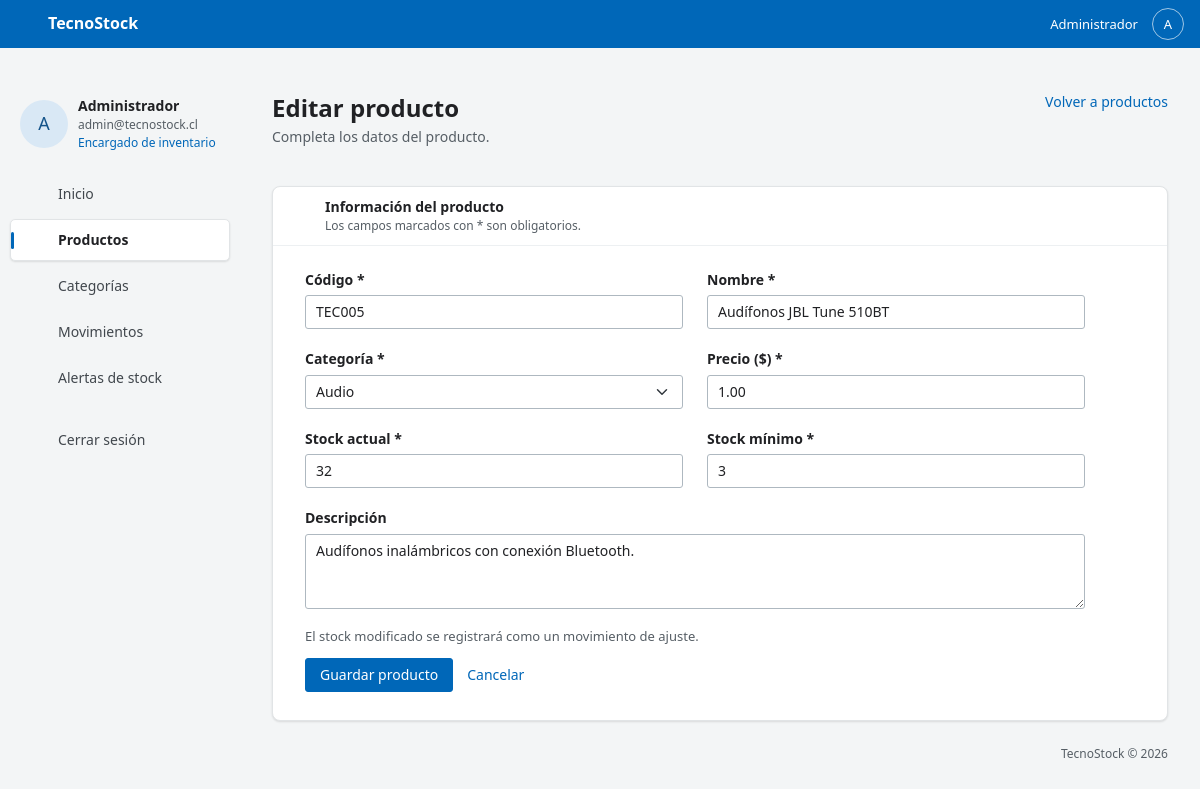
/producto_form.php?id=5 (signed in), run on the app's committed database.
### tables this page shows
CREATE TABLE `usuarios` (
  `id_usuario` int(11) NOT NULL,
  `nombre` varchar(100) NOT NULL,
  `correo` varchar(120) NOT NULL,
  `clave` varchar(255) NOT NULL,
  `estado` tinyint(1) NOT NULL DEFAULT 1
);

CREATE TABLE `productos` (
  `id_producto` int(11) NOT NULL,
  `codigo` varchar(20) NOT NULL,
  `nombre` varchar(100) NOT NULL,
  `descripcion` varchar(255) DEFAULT NULL,
  `precio` decimal(10,2) NOT NULL,
  `stock_actual` int(11) NOT NULL DEFAULT 0,
  `stock_minimo` int(11) NOT NULL DEFAULT 0,
  `estado` tinyint(1) NOT NULL DEFAULT 1,
  `fecha_registro` timestamp NULL DEFAULT current_timestamp(),
  `id_categoria` int(11) NOT NULL
);

CREATE TABLE `categorias` (
  `id_categoria` int(11) NOT NULL,
  `nombre` varchar(60) NOT NULL,
  `descripcion` varchar(255) DEFAULT NULL,
  `estado` tinyint(1) NOT NULL DEFAULT 1
);

### producto_form.php (the view, shortened to what this page needs)
<?php
require __DIR__.'/comun.php';
$seccion='productos'; $id=entero(entrada($_GET,'id'),1); $editar=isset($_GET['id']); $tituloPagina=$editar?'Editar producto':'Registrar producto'; $error=''; $listo=true;
$datos=['codigo'=>'','nombre'=>'','descripcion'=>'','precio'=>'','stock_actual'=>'0','stock_minimo'=>'0','id_categoria'=>'']; $categorias=[]; $original=null;
try {
    if ($editar) {
        $s=$pdo->prepare('SELECT * FROM productos WHERE id_producto=? AND estado=1'); $s->execute([$id?:0]); $original=$s->fetch();
        if (!$original) { http_response_code(404); $error='El producto no existe o está inactivo.'; $listo=false; } else $datos=$original;
    }
    $categorias=$pdo->query('SELECT id_categoria,nombre FROM categorias WHERE estado=1 ORDER BY nombre')->fetchAll();
} catch (DomainException $e) { if($pdo->inTransaction()) $pdo->rollBack(); $error=$e->getMessage(); }
catch (PDOException $e) { if($pdo->inTransaction()) $pdo->rollBack(); error_log($e->getMessage()); $error=($e->errorInfo[1]??0)==1062?'El código de producto ya existe.':'No fue posible guardar o consultar el producto.'; }
require __DIR__.'/cabecera.php'; ?>
<div class="encabezado"><div><h1><?= escapar($tituloPagina) ?></h1><p>Completa los datos del producto.</p></div><a href="productos.php">Volver a productos</a></div>
<?php errorVista($error); if($listo): ?>
<section class="tarjeta"><div class="titulo-tarjeta"><?= icono('cubo') ?><div>Información del producto<small>Los campos marcados con * son obligatorios.</small></div></div><div class="contenido modulo">
<form method="post" data-validar="producto" class="formulario-inventario"><?= csrf() ?><?php if($editar): ?><input type="hidden" name="stock_anterior" value="<?= escapar($original['stock_actual']??'') ?>"><?php endif; ?>
<div class="campos"><div><label for="codigo">Código *</label><input class="form-control" id="codigo" name="codigo" maxlength="20" required value="<?= escapar($datos['codigo']) ?>"></div>
<div><label for="nombre">Nombre *</label><input class="form-control" id="nombre" name="nombre" maxlength="100" required value="<?= escapar($datos['nombre']) ?>"></div>
<div><label for="id_categoria">Categoría *</label><select class="form-select" id="id_categoria" name="id_categoria" required><option value="">Seleccionar</option><?php foreach($categorias as $c): ?><option value="<?= (int)$c['id_categoria'] ?>" <?= (string)$datos['id_categoria']===(string)$c['id_categoria']?'selected':'' ?>><?= escapar($c['nombre']) ?></option><?php endforeach; ?></select></div>
<div><label for="precio">Precio ($) *</label><input class="form-control" type="number" min="0" max="99999999.99" step="0.01" id="precio" name="precio" required value="<?= escapar($datos['precio']) ?>"></div>
<div><label for="stock_actual">Stock actual *</label><input class="form-control" type="number" min="0" max="2147483647" step="1" id="stock_actual" name="stock_actual" required value="<?= escapar($datos['stock_actual']) ?>"></div>
<div><label for="stock_minimo">Stock mínimo *</label><input class="form-control" type="number" min="0" max="2147483647" step="1" id="stock_minimo" name="stock_minimo" required value="<?= escapar($datos['stock_minimo']) ?>"></div>
<div class="campo-completo"><label for="descripcion">Descripción</label><textarea class="form-control" id="descripcion" name="descripcion" maxlength="255" rows="3"><?= escapar($datos['descripcion']) ?></textarea></div></div>
<p class="nota">El stock <?= $editar?'modificado se registrará como un movimiento de ajuste.':'inicial mayor a cero se registrará como una entrada.' ?></p>
<p class="mensaje-error error-cliente" role="alert" hidden></p><div class="acciones-form"><button class="boton-azul" type="submit">Guardar producto</button><a href="productos.php">Cancelar</a></div></form></div></section>
<?php endif; require __DIR__.'/pie.php'; ?>

### cabecera.php (shortened to what this page needs)
<!DOCTYPE html>
<html lang="es">
<head>
    <?php if ($seccion !== 'inicio'): ?><link href="https://cdn.jsdelivr.net/npm/bootstrap@5.3.3/dist/css/bootstrap.min.css" rel="stylesheet"><?php endif; ?>
    <link rel="stylesheet" href="panel.css?v=2">
</head>
<body>
<header class="barra">
    <a class="marca-panel" href="panel.php"><?= icono('cubo') ?> TecnoStock</a>
    <div class="cuenta-superior"><span><?= escapar($usuario['nombre']) ?></span><span class="avatar pequeno" aria-hidden="true"><?= escapar($inicial) ?></span></div>
</header>
<div class="estructura">
    <aside class="lateral">
        <div class="perfil">
            <span class="avatar" aria-hidden="true"><?= escapar($inicial) ?></span>
            <div><strong><?= escapar($usuario['nombre']) ?></strong><small><?= escapar($usuario['correo']) ?></small><span class="rol">Encargado de inventario</span></div>
        </div>
        <nav aria-label="Menú principal">
            <?php foreach ($menu as $id => $titulo): ?>
                <a href="<?= escapar($rutas[$id]) ?>" class="enlace-menu<?= $id === $seccion ? ' activo' : '' ?>"<?= $id === $seccion ? ' aria-current="page"' : '' ?>><?= icono($iconos[$id]) ?><span><?= escapar($titulo) ?></span></a>
            <?php endforeach; ?>
            <form method="post" action="cerrar_sesion.php" class="form-salir">
                <button class="enlace-menu" type="submit"><?= icono('salir') ?><span>Cerrar sesión</span></button>
            </form>
        </nav>
    </aside>
    <main class="principal" id="inicio">

### panel.css (style rules this page uses)
:root { --azul: #0067b8; --azul-oscuro: #005a9e; --azul-claro: #d9e8f5; --menta: #bfe3dc; --fondo: #f3f5f6; --texto: #202124; --secundario: #565e65; --borde: #e1e4e6; --sombra: 0 1px 2px #00000014, 0 1px 3px #0000000a; }
* { box-sizing: border-box; }
html { scroll-padding-top: 64px; }
body { margin: 0; background: var(--fondo); color: var(--texto); font: 14px/1.45 'Segoe UI', Arial, sans-serif; }
a { color: var(--azul); text-decoration: none; }
button { font: inherit; cursor: pointer; }
.barra { height: 48px; background: var(--azul); color: #fff; padding: 0 16px; display: flex; align-items: center; justify-content: space-between; position: sticky; top: 0; z-index: 10; }
.marca-panel { display: flex; align-items: center; gap: 12px; color: #fff; font-size: 16px; font-weight: 600; }
.cuenta-superior { display: flex; align-items: center; gap: 14px; font-size: 13px; }
.avatar { display: grid; place-items: center; width: 48px; height: 48px; flex: 0 0 auto; border-radius: 50%; background: var(--azul-claro); color: #15548a; font-size: 18px; }
.avatar.pequeno { width: 32px; height: 32px; font-size: 13px; color: #fff; border: 1px solid #ffffff9e; background: transparent; }
.estructura { display: grid; grid-template-columns: 240px minmax(0,1fr); min-height: calc(100vh - 48px); }
.lateral { padding: 48px 10px 24px; position: sticky; top: 48px; align-self: start; }
.perfil { display: flex; gap: 10px; align-items: center; padding: 0 10px; margin-bottom: 22px; overflow-wrap: anywhere; }
.perfil strong { display: block; font-size: 14px; font-weight: 600; }
.perfil small { display: block; color: var(--secundario); font-size: 12px; }
.rol { display: block; color: var(--azul); font-size: 12px; }
.enlace-menu { position: relative; height: 42px; display: flex; align-items: center; gap: 14px; padding: 0 16px; margin-bottom: 4px; border: 1px solid transparent; border-radius: 5px; width: 100%; background: transparent; color: #41474d; text-align: left; font-size: 14px; }
.enlace-menu.activo { background: white; border-color: var(--borde); box-shadow: var(--sombra); color: #202124; font-weight: 600; }
.enlace-menu.activo::before { content: ''; position: absolute; left: 0; height: 17px; width: 3px; background: var(--azul); border-radius: 2px; }
.form-salir { margin-top: 20px; }
.principal { width: min(1184px, calc(100% - 64px)); margin: 0 auto; padding: 44px 0 24px; min-width: 0; }
.encabezado { display: flex; align-items: flex-start; justify-content: space-between; gap: 24px; min-height: 94px; margin-bottom: 0; }
h1 { font-size: 24px; font-weight: 600; margin: 0 0 4px; line-height: 1.3; }
.encabezado p { margin: 0; color: var(--secundario); }
.tarjeta { background: white; border: 1px solid var(--borde); border-radius: 8px; box-shadow: var(--sombra); margin-bottom: 8px; scroll-margin-top: 64px; }
.contenido { padding: 22px 62px 26px; }
.titulo-tarjeta { display:flex; align-items:center; gap:12px; padding:10px 20px; min-height:54px; border-bottom:1px solid #edf0f2; font-size:14px; font-weight:600; }
.titulo-tarjeta small { display:block; font-weight:400; color:var(--secundario); font-size:12px; }
.modulo { padding:24px 32px 28px; }
.boton-azul { display:inline-flex; align-items:center; justify-content:center; min-height:32px; padding:6px 14px; background:var(--azul); color:#fff; border:1px solid var(--azul); border-radius:3px; font:inherit; text-decoration:none; }
.modulo label { display:block; font-weight:600; margin:0 0 5px; }
.modulo .form-control,.modulo .form-select { width:100%; font:inherit; min-height:34px; border:1px solid #aeb8c0; border-radius:3px; background-color:white; color:var(--texto); }
.formulario-inventario { max-width:780px; }
.campos { display:grid; grid-template-columns:repeat(2,minmax(0,1fr)); gap:20px 24px; margin-bottom:18px; }
.campo-completo { grid-column:1/-1; }
.acciones-form { display:flex; align-items:center; flex-wrap:wrap; gap:14px; }
.nota { color:var(--secundario); font-size:13px; margin:12px 0; }
.modulo .form-control,.modulo .form-select { padding:6px 10px; }
.modulo textarea.form-control { display:block; resize:vertical; }

### data on the page
usuarios: nombre "Administrador", nombre "A", correo "admin@tecnostock.cl"
productos: codigo "TEC005", nombre "Audífonos JBL Tune 510BT", id_categoria "Audio", precio "1.00", stock_actual "32", stock_minimo "3", descripcion "Audífonos inalámbricos con conexión Bluetooth."

### other printed values
escapar($titulo) "Inicio"
escapar($titulo) "Productos"
escapar($titulo) "Categorías"
escapar($titulo) "Movimientos"
escapar($titulo) "Alertas de stock"
escapar($tituloPagina) "Editar producto"
